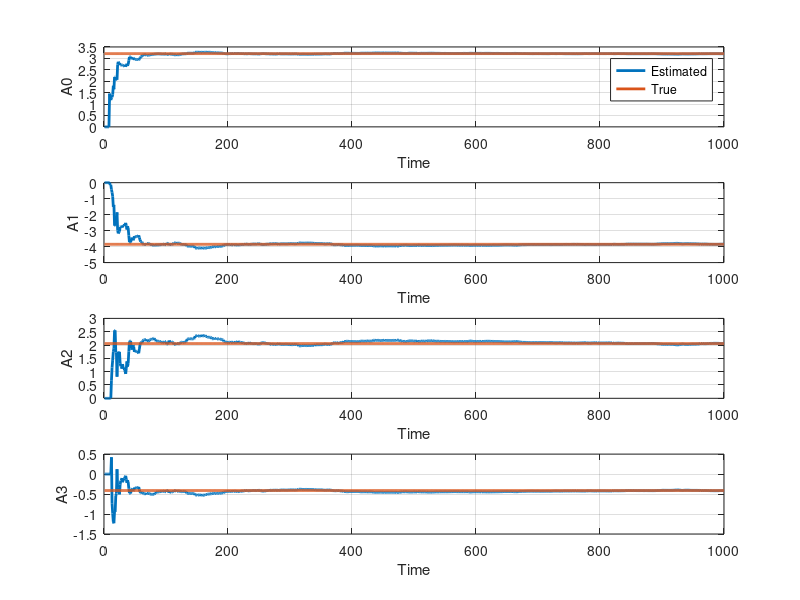
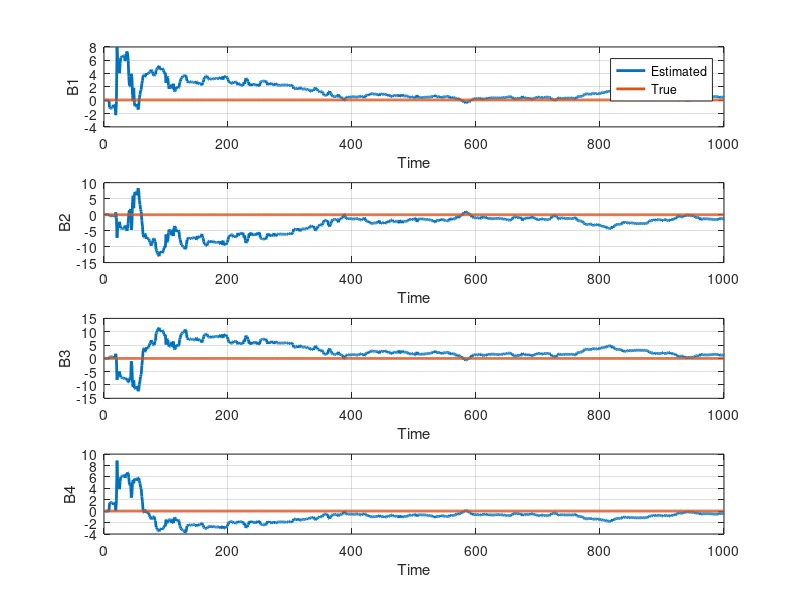

These figures' MATLAB source, in order:
clc; clear all; close all;

a0_true = 3.207; a1_true = -3.853; a2_true = 2.055; a3_true = -0.4107;
b1_true = 0.04269; b2_true = -0.0332; b3_true = -0.03096; b4_true = 0.02414;


max = 1000;
y = zeros(max, 1);
Noise = 0.7 * wgn(max, 1, 1);
duration = 1000.0;
sampling_rate = 1;
t1 = 0:1/sampling_rate:duration;
u = sind(2 * pi * t1) + sind(5 * pi * t1) + sind(7 * pi * t1) + sind(3 * pi * t1); % Sinusoidal input 
% u(1:1000, 1) = ones(1000, 1);
change_interval = 200; 
num_changes = max / change_interval;
lambda =1;
P = 1000 * eye(8);
theta = zeros(8, 1);
a0_values = zeros(max, 1);
a1_values = zeros(max, 1);
a2_values = zeros(max, 1);
a3_values = zeros(max, 1);
b1_values = zeros(max, 1);
b2_values = zeros(max, 1);
b3_values = zeros(max, 1);
b4_values = zeros(max, 1);

for t = 8:max
    if mod(t, change_interval) == 0
        a0_true = a0_true + 0.0002 * randn(1);
        a1_true = a1_true + 0.0002 * randn(1);
        a2_true = a2_true + 0.0002 * randn(1);
        a3_true = a3_true + 0.0002 * randn(1);
        b1_true = b1_true + 0.0002 * randn(1);
        b2_true = b2_true + 0.0002 * randn(1);
        b3_true = b3_true + 0.0002 * randn(1);
        b4_true = b4_true + 0.0002 * randn(1);
    end
    y(t) = a0_true * y(t-1) + a1_true * y(t-2) + a2_true * y(t-3) + a3_true * y(t-4) ...
        + b1_true * u(t-1) + b2_true * u(t-2) + b3_true * u(t-3) + b4_true * u(t-4) +Noise(t);

    % RLS algorithm
    phiint = [y(t-1); y(t-2); y(t-3); y(t-4); u(t-1); u(t-2); u(t-3); u(t-4)];
    K = P * phiint / (lambda + phiint' * P * phiint);
    theta = theta + K * (y(t) - phiint' * theta);
    P = (eye(8) - K * phiint') * P / lambda;
    a0_values(t) = theta(1);
    a1_values(t) = theta(2);
    a2_values(t) = theta(3);
    a3_values(t) = theta(4);
    b1_values(t) = theta(5);
    b2_values(t) = theta(6);
    b3_values(t) = theta(7);
    b4_values(t) = theta(8);
end

disp(['a0: ', num2str(a0_values(max))]);
disp(['a1: ', num2str(a1_values(max))]);
disp(['a2: ', num2str(a2_values(max))]);
disp(['a3: ', num2str(a3_values(max))]);
disp(['b1: ', num2str(b1_values(max))]);
disp(['b2: ', num2str(b2_values(max))]);
disp(['b3: ', num2str(b3_values(max))]);
disp(['b4: ', num2str(b4_values(max))]);

figure;
subplot(4, 1, 1)
plot(a0_values, 'LineWidth', 2);
hold on;
plot(1:max, a0_true * ones(size(1:max)), 'LineWidth', 2);  
xlabel('Time');
ylabel('A0');
legend('Estimated', 'True');
grid on;

subplot(4, 1, 2)
plot(a1_values, 'LineWidth', 2);
hold on;
plot(1:max, a1_true * ones(size(1:max)), 'LineWidth', 2); 
xlabel('Time');
ylabel('A1');
grid on;

subplot(4, 1, 3)  
plot(a2_values, 'LineWidth', 2);
hold on;
plot(1:max, a2_true * ones(size(1:max)), 'LineWidth', 2); 
xlabel('Time');
ylabel('A2');
grid on;

subplot(4, 1, 4)
plot(a3_values, 'LineWidth', 2);
hold on;
plot(1:max, a3_true * ones(size(1:max)), 'LineWidth', 2);
xlabel('Time');
ylabel('A3');
grid on;

figure;
subplot(4, 1, 1)
plot(b1_values, 'LineWidth', 2);
hold on;
plot(1:max, b1_true * ones(size(1:max)), 'LineWidth', 2); 
xlabel('Time');
ylabel('B1');
legend('Estimated', 'True');
grid on;

subplot(4, 1, 2)
plot(b2_values, 'LineWidth', 2);
hold on;
plot(1:max, b2_true * ones(size(1:max)), 'LineWidth', 2);
xlabel('Time');
ylabel('B2');
grid on;

subplot(4, 1, 3)
plot(b3_values, 'LineWidth', 2);
hold on;
plot(1:max, b3_true * ones(size(1:max)), 'LineWidth', 2); 
xlabel('Time');
ylabel('B3');
grid on;

subplot(4, 1, 4)
plot(b4_values, 'LineWidth', 2);
hold on;
plot(1:max, b4_true * ones(size(1:max)), 'LineWidth', 2);
xlabel('Time');
ylabel('B4');
grid on;
